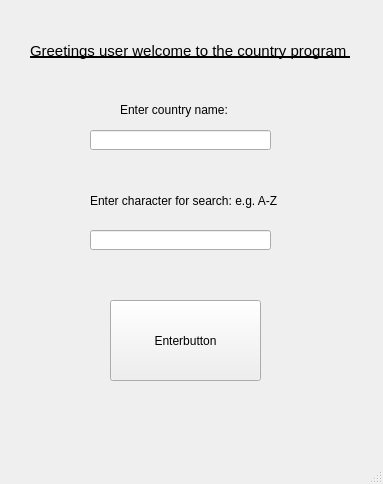
<?xml version="1.0" encoding="UTF-8"?>
<ui version="4.0">
 <class>countryprog</class>
 <widget class="QMainWindow" name="countryprog">
  <property name="geometry">
   <rect>
    <x>0</x>
    <y>0</y>
    <width>383</width>
    <height>484</height>
   </rect>
  </property>
  <property name="windowTitle">
   <string>Country Character counter</string>
  </property>
  <property name="windowIcon">
   <iconset>
    <normaloff>../../../Pictures/Atom Icons - Download Free Vector Icons _ Noun Project_files/34971-200.png</normaloff>../../../Pictures/Atom Icons - Download Free Vector Icons _ Noun Project_files/34971-200.png</iconset>
  </property>
  <property name="autoFillBackground">
   <bool>true</bool>
  </property>
  <property name="toolButtonStyle">
   <enum>Qt::ToolButtonIconOnly</enum>
  </property>
  <widget class="QWidget" name="centralwidget">
   <widget class="QPushButton" name="buttonqenter">
    <property name="geometry">
     <rect>
      <x>110</x>
      <y>300</y>
      <width>151</width>
      <height>81</height>
     </rect>
    </property>
    <property name="focusPolicy">
     <enum>Qt::StrongFocus</enum>
    </property>
    <property name="text">
     <string>Enterbutton</string>
    </property>
   </widget>
   <widget class="QLabel" name="welcomelabel">
    <property name="geometry">
     <rect>
      <x>30</x>
      <y>20</y>
      <width>321</width>
      <height>61</height>
     </rect>
    </property>
    <property name="font">
     <font>
      <family>MS Shell Dlg 2</family>
      <pointsize>11</pointsize>
      <underline>true</underline>
     </font>
    </property>
    <property name="text">
     <string>Greetings user welcome to the country program </string>
    </property>
   </widget>
   <widget class="QLineEdit" name="counameans">
    <property name="geometry">
     <rect>
      <x>90</x>
      <y>130</y>
      <width>181</width>
      <height>20</height>
     </rect>
    </property>
   </widget>
   <widget class="QLabel" name="countryname">
    <property name="geometry">
     <rect>
      <x>120</x>
      <y>100</y>
      <width>141</width>
      <height>20</height>
     </rect>
    </property>
    <property name="text">
     <string>Enter country name:</string>
    </property>
   </widget>
   <widget class="QLineEdit" name="charanamean">
    <property name="geometry">
     <rect>
      <x>90</x>
      <y>230</y>
      <width>181</width>
      <height>20</height>
     </rect>
    </property>
   </widget>
   <widget class="QLabel" name="charactesearch">
    <property name="geometry">
     <rect>
      <x>90</x>
      <y>190</y>
      <width>201</width>
      <height>21</height>
     </rect>
    </property>
    <property name="text">
     <string>Enter character for search: e.g. A-Z</string>
    </property>
   </widget>
  </widget>
  <widget class="QStatusBar" name="statusbar"/>
 </widget>
 <resources/>
 <connections/>
</ui>
